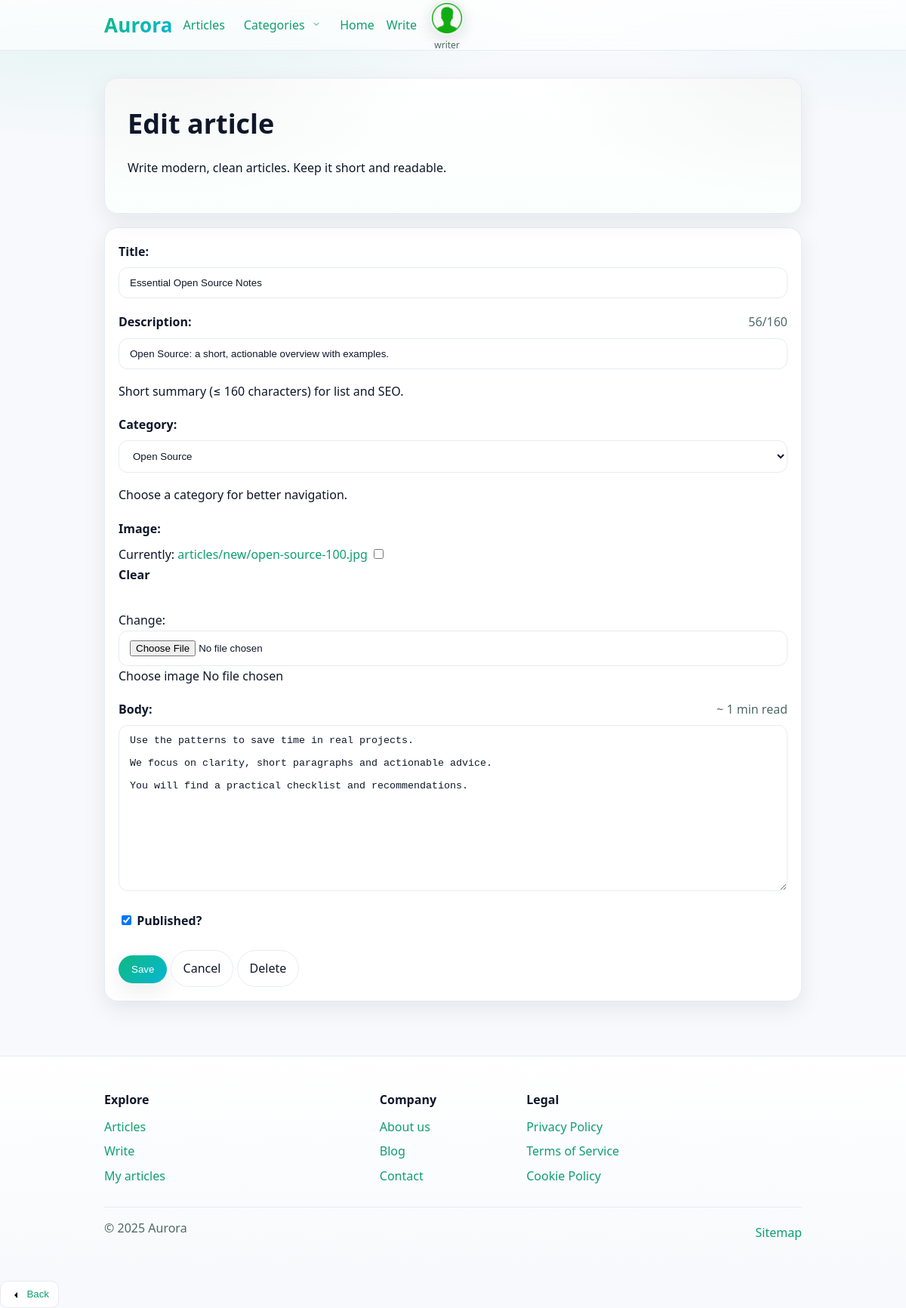
The page /articles/120/edit/ (signed in) on the database its author committed.
### users/models.py (models this page shows, shortened)
class User(AbstractUser):
    avatar = models.ImageField(
        upload_to="avatars/", blank=True, null=True
    )
    bio = models.TextField(blank=True)
    rating = models.IntegerField(default=0)
    is_verified = models.BooleanField(default=False)

### articles/models.py (models this page shows, shortened)
class Article(models.Model):
    title = models.CharField(max_length=150)
    description = models.CharField(max_length=160)
    body = models.TextField()
    image = models.ImageField(
        upload_to=article_image_path, blank=True, null=True
    )
    is_published = models.BooleanField(default=True)
    published_at = models.DateTimeField(auto_now_add=True)
    updated_at = models.DateTimeField(auto_now=True)
    author = models.ForeignKey(
        settings.AUTH_USER_MODEL,
        on_delete=models.CASCADE,
        related_name="articles",
    )
    category = models.ForeignKey(
        Category,
        verbose_name="Category",
        on_delete=models.SET_NULL,
        null=True,
        blank=True,
        related_name="articles",
    )
    class Meta:
        ordering = ["-published_at"]

### articles/views.py (the view, shortened to what this page needs)
# urls.py: path("<int:pk>/edit/", ArticleUpdateView.as_view(), name="edit"),
class ArticleUpdateView(LoginRequiredMixin,
                        AuthorRequiredMixin,
                        UpdateView):
    model = Article
    form_class = ArticleForm
    template_name = "articles/form.html"

### articles/forms.py
class ArticleForm(forms.ModelForm):
    class Meta:
        model = Article
        fields = ("title", "description", "image", "body", "is_published", "category")
        widgets = {
            "title": forms.TextInput(attrs={
                "class": "input", "placeholder": "Awesome headline"
            }),
            "description": forms.TextInput(attrs={
                "class": "input", "placeholder": "Short summary (≤ 160 char)"
            }),
            "body": forms.Textarea(attrs={
                "class": "textarea", "placeholder": "Write your article..."
            }),
            "category": forms.Select(attrs={"class": "select"}),
        }

### articles/views.py (called while the page is built)
    def test_func(self):
        article = self.get_object()
        current_user = self.request.user
        return (
            current_user.is_staff
            or (
                current_user.is_authenticated
                and article.author_id == current_user.id
            )
        )

### category/context_processors.py (called while the page is built)
def nav_categories(request):
    items = (
        Category.objects.annotate(article_count=Count("articles"))
        .order_by("-article_count", "name")[:12]
    )
    return {"nav_categories": items}

### category/models.py (called while the page is built)
    def __str__(self) -> str:
        return self.name

### templates/articles/form.html (shortened to what this page needs)
{% extends "base.html" %}
{% block content %}
<section class="section">
  <div class="container">
    <div class="hero-gradient">
      <h1 class="page-title">
        {% if form.instance.pk %}Edit{% else %}Create{% endif %} article
      </h1>
      <p class="page-sub">
        Write modern, clean articles. Keep it short and readable.
      </p>
    </div>
    <div class="card card--glass form-card">
      <form method="post" enctype="multipart/form-data" novalidate>
        <div class="field">
          {{ form.title.label_tag }}
          {{ form.title }}
        </div>
        <div class="field">
          <div class="label-row">
            {{ form.description.label_tag }}
            <span class="muted" id="desc-count">0/160</span>
          </div>
          {{ form.description }}
          <p class="hint">
            Short summary (≤ 160 characters) for list and SEO.
          </p>
        </div>
        <div class="field">
          {{ form.category.label_tag }}
          {{ form.category }}
          <p class="hint">Choose a category for better navigation.</p>
        </div>
        <div class="field">
          {{ form.image.label_tag }}
          <div class="file-wrap">
            {{ form.image }}
            <span class="file-cta">Choose image</span>
            <span class="file-name" id="file-name">No file chosen</span>
          </div>
        </div>
        <div class="field">
          <div class="label-row">
            {{ form.body.label_tag }}
            <span class="muted" id="read-meter">~ 1 min read</span>
          </div>
          {{ form.body }}
        </div>
        <div class="field inline">
          <label class="checkbox" for="{{ form.is_published.id_for_label }}">
            {{ form.is_published }} <span>Published?</span>
          </label>
        </div>
        <div class="actions">
          <button class="cta" type="submit">Save</button>
          <a class="cta secondary" href="{% url 'articles:index' %}">Cancel</a>
          {% if request.user.is_authenticated %}
            {% if form.instance.pk %}
              {% if request.user.is_staff or request.user.pk == form.instance.author_id %}
                <a class="cta secondary"
                   href="{% url 'articles:delete' form.instance.pk %}">
                  Delete
                </a>
              {% endif %}
            {% endif %}
          {% endif %}
        </div>
      </form>
    </div>
  </div>
</section>
{% endblock %}

### templates/base.html (shortened to what this page needs)
{% load static socialaccount %}
<!doctype html>
<html lang="en">
<head>
  <link rel="stylesheet" href="{% static 'style.css' %}?v=24">
</head>
<body>
<header class="site-header">
  <nav class="nav container" aria-label="Site">
    <button id="navBack" class="btn-link" type="button" aria-label="Go back" rel="prev" hidden
            data-fallback="{% url 'articles:index' %}">
      <svg aria-hidden="true" width="16" height="16" viewBox="0 0 24 24"><path d="M15 18l-6-6 6-6"/></svg>
      <span class="label">Back</span>
    </button>
    <a class="brand" href="{% url 'articles:index' %}" aria-label="Aurora — home">Aurora</a>
    <div class="nav-right">
      <ul id="primaryNav" class="nav-list" role="menu">
        <li class="nav-item"><a class="nav-link" href="{% url 'articles:index' %}" role="menuitem">Articles</a></li>
        <li class="nav-item nav-categories">
          <button class="nav-link" id="categoriesBtn" type="button"
                  aria-haspopup="true" aria-expanded="false" aria-controls="categoriesPanel">
            Categories
            <svg class="chevron" width="12" height="12" viewBox="0 0 24 24" aria-hidden="true">
              <path d="M6 9l6 6 6-6" fill="none" stroke="currentColor" stroke-width="2"
                    stroke-linecap="round" stroke-linejoin="round"/>
            </svg>
          </button>
        </li>
        <li class="nav-item"><a class="nav-link" href="{% url 'home' %}">Home</a></li>
        {% if request.user.is_authenticated %}
          <li class="nav-item"><a class="nav-link" href="{% url 'articles:create' %}">Write</a></li>
        {% endif %}
        {% if request.user.is_authenticated %}
          <li class="nav-item nav-avatar" id="navAvatar">
            <div class="avatar-trigger">
              <button class="avatar-btn" id="avatarBtn" type="button"
                      aria-haspopup="true" aria-expanded="false" aria-controls="avatarPanel"
                      title="{{ request.user.get_full_name|default:request.user.username }}">
                {% if request.user.avatar %}
                  <img src="{{ request.user.avatar.url }}" alt="{{ request.user.username }}">
                {% else %}
                  <img src="{% static 'img/avatar-default.png' %}" alt="{{ request.user.username }}">
                {% endif %}
              </button>
              <span class="avatar-caption"
                    title="{{ request.user.get_full_name|default:request.user.username }}">
                {{ request.user.get_full_name|default:request.user.username|truncatechars:18 }}
              </span>
            </div>
          </li>
        {% endif %}
      </ul>
    </div>
  </nav>
</header>
<main>
  {% block content %}{% endblock %}
</main>
<footer class="site-footer">
  <div class="container">
    <div class="footer-grid">
      <div class="footer-col">
        <p class="footer-title">Explore</p>
        <a class="footer-link" href="{% url 'articles:index' %}">Articles</a>
        <a class="footer-link" href="{% url 'articles:create' %}">Write</a>
        {% if request.user.is_authenticated %}
          <a class="footer-link" href="{% url 'articles:index' %}?author=me">My articles</a>
        {% else %}
          <a class="footer-link" href="{% url 'account_login' %}">Login</a>
        {% endif %}
      </div>
      <div class="footer-col">
        <p class="footer-title">Company</p>
        <a class="footer-link" href="{% url 'pages:about' %}">About us</a>
        <a class="footer-link" href="{% url 'pages:blog' %}">Blog</a>
        <a class="footer-link" href="{% url 'pages:contact' %}">Contact</a>
      </div>
      <div class="footer-col">
        <p class="footer-title">Legal</p>
        <a class="footer-link" href="{% url 'pages:privacy' %}">Privacy Policy</a>
        <a class="footer-link" href="{% url 'pages:terms' %}">Terms of Service</a>
        <a class="footer-link" href="{% url 'pages:cookies' %}">Cookie Policy</a>
      </div>
    </div>
    <div class="footer-bottom">
      <span class="footer-text">© {% now "Y" %} Aurora</span>
      <a class="footer-link inline" href="{% url 'pages:sitemap' %}">Sitemap</a>
    </div>
  </div>
</footer>
</body>
</html>

### rows shown on the page
User: user.get_full_name "writer"
Article: title "Essential Open Source Notes", description "Open Source: a short, actionable overview with examples.", category "Open Source", body "Use the patterns to save time in real projects. We focus on clarity, short paragraphs and actionable advice. You will find a practical checklist and recommendations.", is_published "☑"
